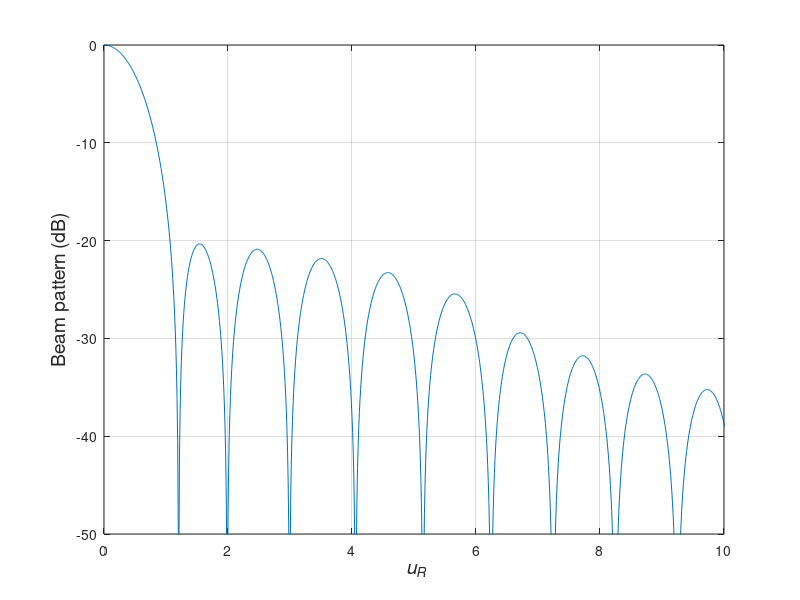

MATLAB code to generate this figure:
%%%%%%%%%%%%%%%%%%%%%%%%%%%%%%%%%%%%%%%%%%%%%%%%%%%%%%%%%%%%%%%%%%%
% Fig 4.44
% Taylor Beampattern for circular apture
% Xiaomin Lu 11-2-98	
% Updated by K. Bell 10/2/00
% Updated by Lillian Xiaolan Xu 02/12/2001, K. Bell 9/30/01
% Data file: bessl.dat
%%%%%%%%%%%%%%%%%%%%%%%%%%%%%%%%%%%%%*****************************%

%Parameters:
%   nBar=6, SLL=20dB, scale=4   ;Note: scale=R/lambda

clear all
close all

load('bessl.dat');
Bessel_null = bessl/pi; %data in the table is J1(u)=0
                         %in the textbook require: J1(pi*u)=0    
nBar = 6;
SLL = 20;
scale = 5;

u = 0.0000001:1/101:2*scale+2;  % u = 2*R/lambda*sin(theta)

A = 1/pi*acosh(10^(SLL/20));

beam = besselj(1,pi*u)./(pi*u);
for n = 1:nBar-1
   Zn = Bessel_null(nBar)*sqrt((A^2+(n-0.5)^2)./(A^2+(nBar-0.5)^2));
   beam = beam.*(1-u.^2/Zn^2)./(1-u.^2/Bessel_null(n)^2);
end

beam = abs(beam)/max(abs(beam));

plot(u,20*log10(beam))
%title('Taylor pattern of Circ. aperture, nBar=6, SLL=-20dB, R=5*\lambda');
xlabel('\it u_R','Fontsize',14)
ylabel('Beam pattern (dB)','Fontsize',14)
axis([0 10 -50 0]);
grid
